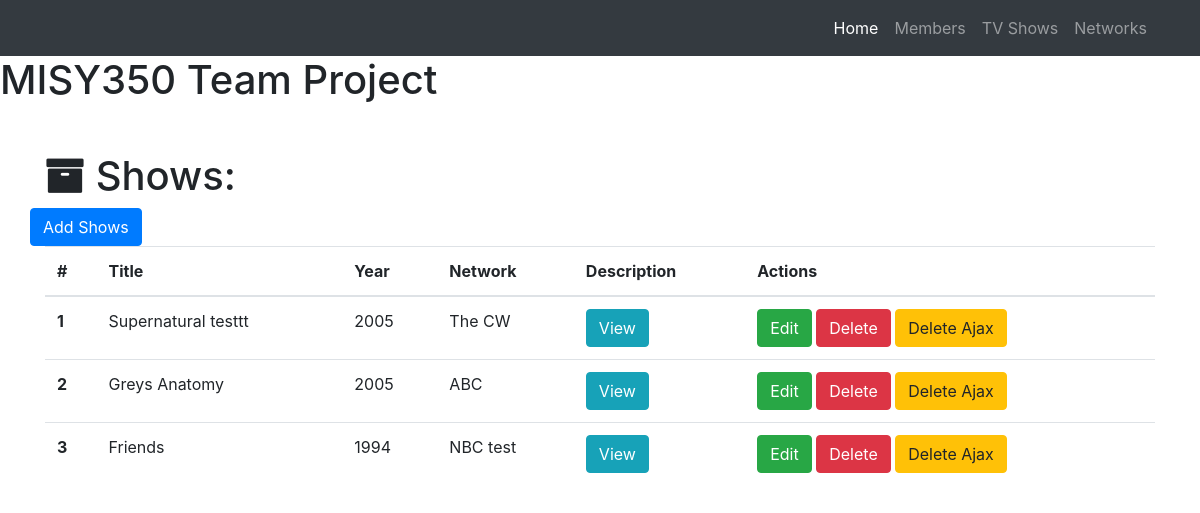
The app's page /shows, older data.
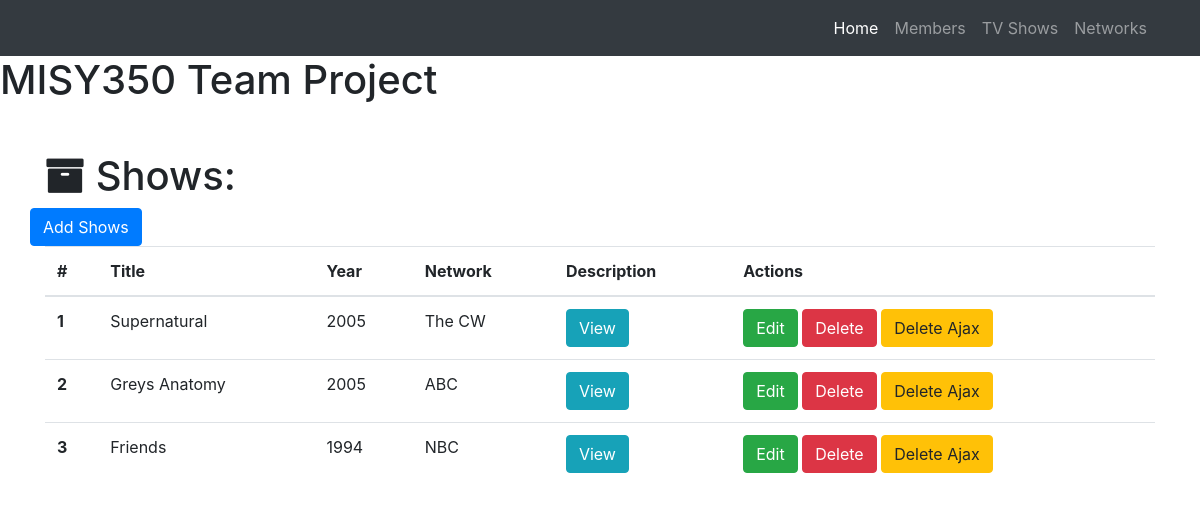
The same page, newer data.
### project.py (models this page shows)
class Show(db.Model):
    __tablename__ = 'shows'
    id = db.Column(db.Integer, primary_key=True)
    title = db.Column(db.String(256))
    year = db.Column(db.Integer)
    description = db.Column(db.Text)
    network_id = db.Column(db.Integer, db.ForeignKey('networks.id'))

class Network(db.Model):
    __tablename__ = 'networks'
    id = db.Column(db.Integer, primary_key=True)
    name = db.Column(db.String(64))
    description = db.Column(db.Text)
    shows = db.relationship('Show', backref='network')

### project.py (the view)
@app.route('/shows')
def shows_page():
    shows = Show.query.all()
    return render_template('tvshow-all.html', shows=shows)

### templates/tvshow-all.html (shortened to what this page needs)
{% extends "home-page.html"%}
{% block page_content%}
  <div class="container">
    <h1 class="mt-5"><i class="fa fa-archive" aria-hidden="true"></i> Shows:</h1>
    <div class="row bottom-margin">
      <a href="/tvshow/add" class="btn btn-primary" role="button" aria-disabled="true">Add Shows</a>
    </div>
    {% if shows %}
      <table class="table">
        <thead>
          <tr>
            <th>#</th>
            <th>Title</th>
            <th>Year</th>
            <th>Network</th>
            <th>Description</th>
            <th>Actions</th>
          </tr>
        </thead>
        <tbody>
          {% for show in shows %}
          <tr>
              <th scope="row">{{show.id}}</th>
              <td>{{show.title}}</td>
              <td>{{show.year}}</td>
              <td>{{show.network.name}}</td>
              <td>
              <button type="button" class="btn btn-info" data-toggle="modal" data-target="#{{show.id}}">
                View
              </button>
            </td>
              <td>
              <a href="/tvshow/edit/{{show.id}}" class="btn btn-success" role="button">Edit</a>
              <a href="/tvshow/delete/{{show.id}}" class="btn btn-danger" role="button" aria-disabled="true">Delete</a>
              <button class="btn btn-warning delete_ajax_btn" role="button" data-show-id="{{show.id}}">Delete Ajax</button>
              </td>
          </tr>
          {% endfor%}
        </tbody>
      </table>
    {% else %}
      <h3>There are no tvshows in the database yet.</h3>
    {% endif %}
  </div>
{% endblock%}

### templates/home-page.html (shortened to what this page needs)
<!DOCTYPE html>
<html lang="en">
<head>
  {% block head %}
  <link rel="stylesheet" href="https://maxcdn.bootstrapcdn.com/bootstrap/4.0.0-beta.2/css/bootstrap.min.css">
  <link rel="stylesheet" href="https://maxcdn.bootstrapcdn.com/font-awesome/4.7.0/css/font-awesome.min.css">
 <link rel="stylesheet" href="https://cdnjs.cloudflare.com/ajax/libs/sweetalert/1.1.3/sweetalert.css">
 <link rel="stylesheet" href="https://cdnjs.cloudflare.com/ajax/libs/toastr.js/latest/css/toastr.min.css">
  {% endblock%}
</head>
<body>
  <nav class="navbar navbar-expand-lg navbar-dark bg-dark fixed-top">
    <div class="container">
      <div class="collapse navbar-collapse" id="navbarResponsive">
        <ul class="navbar-nav ml-auto">
          <li class="nav-item active">
            <a class="nav-link" href="/">Home
             </a>
          </li>
          <li class="nav-item">
            <a class="nav-link" href="/members">Members</a>
          </li>
          <li class="nav-item">
            <a class="nav-link" href="/shows">TV Shows</a>
          </li>
          <li class="nav-item">
            <a class="nav-link" href="/networks">Networks</a>
          </li>
        </ul>
      </div>
    </div>
  </nav>
  <h1> MISY350 Team Project </h1>
  <h1> MISY350 Team Project </h1>
  {% block page_content%}
  {% endblock%}
 </body>
 </html>

Row changes from the older to the newer data that the page shows:
changed Show "The CW": title "Supernatural testtt" → "Supernatural"
changed through a linked row, Show "Friends": network.name "NBC test" → "NBC"
